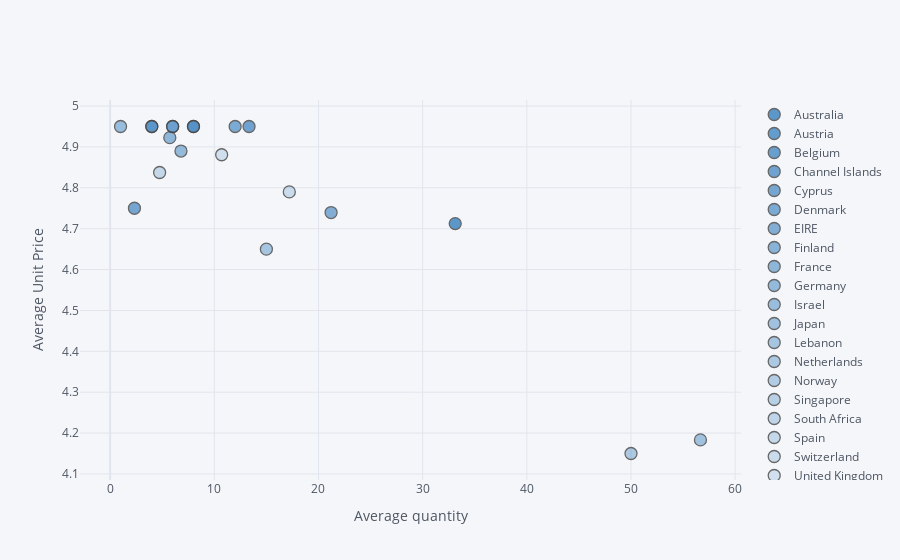

The code cell stored with this chart in its notebook:
### Markdown cell above
## 3. Create an interactive scatter plot showing the relationship between average quantity (x-axis) and average unit price (y-axis) for the product PARTY BUNTING with the plot points color-coded by country (categories).

### Code cell
dff = df.copy()
dff = dff[dff.Description == 'PARTY BUNTING'].groupby('Country').mean()[['Quantity', 'UnitPrice']]

dff.reset_index(inplace=True)

dff.iplot(x = 'Quantity', 
       y = 'UnitPrice', 
       categories = 'Country',
       xTitle = 'Average quantity', 
       yTitle = 'Average Unit Price',
       color = 'blue')

### Figure 1 — Plotly figure (JSON) as saved in the notebook; plotly's stock layout.template omitted (floating-point values rounded to 4 significant figures)
{"data": [{"marker": {"color": "rgba(55, 128, 191, 1.0)", "line": {"width": 1.3}, "opacity": 0.8, "size": 12, "symbol": "circle"}, "mode": "markers", "name": "Australia", "textfont": {"color": "#4D5663"}, "type": "scatter", "x": [33.12], "y": [4.713]}, {"marker": {"color": "rgba(55, 128, 191, 0.96)", "line": {"width": 1.3}, "opacity": 0.8, "size": 12, "symbol": "circle"}, "mode": "markers", "name": "Austria", "textfont": {"color": "#4D5663"}, "type": "scatter", "x": [8], "y": [4.95]}, {"marker": {"color": "rgba(55, 128, 191, 0.9199999999999999)", "line": {"width": 1.3}, "opacity": 0.8, "size": 12, "symbol": "circle"}, "mode": "markers", "name": "Belgium", "textfont": {"color": "#4D5663"}, "type": "scatter", "x": [4], "y": [4.95]}, {"marker": {"color": "rgba(55, 128, 191, 0.8799999999999999)", "line": {"width": 1.3}, "opacity": 0.8, "size": 12, "symbol": "circle"}, "mode": "markers", "name": "Channel Islands", "textfont": {"color": "#4D5663"}, "type": "scatter", "x": [13.33], "y": [4.95]}, {"marker": {"color": "rgba(55, 128, 191, 0.8399999999999999)", "line": {"width": 1.3}, "opacity": 0.8, "size": 12, "symbol": "circle"}, "mode": "markers", "name": "Cyprus", "textfont": {"color": "#4D5663"}, "type": "scatter", "x": [2.333], "y": [4.75]}, {"marker": {"color": "rgba(55, 128, 191, 0.8)", "line": {"width": 1.3}, "opacity": 0.8, "size": 12, "symbol": "circle"}, "mode": "markers", "name": "Denmark", "textfont": {"color": "#4D5663"}, "type": "scatter", "x": [12], "y": [4.95]}, {"marker": {"color": "rgba(55, 128, 191, 0.76)", "line": {"width": 1.3}, "opacity": 0.8, "size": 12, "symbol": "circle"}, "mode": "markers", "name": "EIRE", "textfont": {"color": "#4D5663"}, "type": "scatter", "x": [21.21], "y": [4.739]}, {"marker": {"color": "rgba(55, 128, 191, 0.72)", "line": {"width": 1.3}, "opacity": 0.8, "size": 12, "symbol": "circle"}, "mode": "markers", "name": "Finland", "textfont": {"color": "#4D5663"}, "type": "scatter", "x": [6], "y": [4.95]}, {"marker": {"color": "rgba(55, 128, 191, 0.6799999999999999)", "line": {"width": 1.3}, "opacity": 0.8, "size": 12, "symbol": "circle"}, "mode": "markers", "name": "France", "textfont": {"color": "#4D5663"}, "type": "scatter", "x": [5.727], "y": [4.923]}, {"marker": {"color": "rgba(55, 128, 191, 0.6399999999999999)", "line": {"width": 1.3}, "opacity": 0.8, "size": 12, "symbol": "circle"}, "mode": "markers", "name": "Germany", "textfont": {"color": "#4D5663"}, "type": "scatter", "x": [6.8], "y": [4.89]}, {"marker": {"color": "rgba(55, 128, 191, 0.5999999999999999)", "line": {"width": 1.3}, "opacity": 0.8, "size": 12, "symbol": "circle"}, "mode": "markers", "name": "Israel", "textfont": {"color": "#4D5663"}, "type": "scatter", "x": [1], "y": [4.95]}, {"marker": {"color": "rgba(55, 128, 191, 0.5599999999999998)", "line": {"width": 1.3}, "opacity": 0.8, "size": 12, "symbol": "circle"}, "mode": "markers", "name": "Japan", "textfont": {"color": "#4D5663"}, "type": "scatter", "x": [56.67], "y": [4.183]}, {"marker": {"color": "rgba(55, 128, 191, 0.5199999999999998)", "line": {"width": 1.3}, "opacity": 0.8, "size": 12, "symbol": "circle"}, "mode": "markers", "name": "Lebanon", "textfont": {"color": "#4D5663"}, "type": "scatter", "x": [15], "y": [4.65]}, {"marker": {"color": "rgba(55, 128, 191, 0.4799999999999998)", "line": {"width": 1.3}, "opacity": 0.8, "size": 12, "symbol": "circle"}, "mode": "markers", "name": "Netherlands", "textfont": {"color": "#4D5663"}, "type": "scatter", "x": [50], "y": [4.15]}, {"marker": {"color": "rgba(55, 128, 191, 0.44)", "line": {"width": 1.3}, "opacity": 0.8, "size": 12, "symbol": "circle"}, "mode": "markers", "name": "Norway", "textfont": {"color": "#4D5663"}, "type": "scatter", "x": [6], "y": [4.95]}, {"marker": {"color": "rgba(55, 128, 191, 0.39999999999999997)", "line": {"width": 1.3}, "opacity": 0.8, "size": 12, "symbol": "circle"}, "mode": "markers", "name": "Singapore", "textfont": {"color": "#4D5663"}, "type": "scatter", "x": [8], "y": [4.95]}, {"marker": {"color": "rgba(55, 128, 191, 0.35999999999999993)", "line": {"width": 1.3}, "opacity": 0.8, "size": 12, "symbol": "circle"}, "mode": "markers", "name": "South Africa", "textfont": {"color": "#4D5663"}, "type": "scatter", "x": [4], "y": [4.95]}, {"marker": {"color": "rgba(55, 128, 191, 0.3199999999999999)", "line": {"width": 1.3}, "opacity": 0.8, "size": 12, "symbol": "circle"}, "mode": "markers", "name": "Spain", "textfont": {"color": "#4D5663"}, "type": "scatter", "x": [4.75], "y": [4.838]}, {"marker": {"color": "rgba(55, 128, 191, 0.27999999999999986)", "line": {"width": 1.3}, "opacity": 0.8, "size": 12, "symbol": "circle"}, "mode": "markers", "name": "Switzerland", "textfont": {"color": "#4D5663"}, "type": "scatter", "x": [17.2], "y": [4.79]}, {"marker": {"color": "rgba(55, 128, 191, 0.23999999999999982)", "line": {"width": 1.3}, "opacity": 0.8, "size": 12, "symbol": "circle"}, "mode": "markers", "name": "United Kingdom", "textfont": {"color": "#4D5663"}, "type": "scatter", "x": [10.71], "y": [4.881]}], "layout": {"legend": {"bgcolor": "#F5F6F9", "font": {"color": "#4D5663"}}, "paper_bgcolor": "#F5F6F9", "plot_bgcolor": "#F5F6F9", "title": {"font": {"color": "#4D5663"}}, "xaxis": {"gridcolor": "#E1E5ED", "showgrid": true, "tickfont": {"color": "#4D5663"}, "title": {"font": {"color": "#4D5663"}, "text": "Average quantity"}, "zerolinecolor": "#E1E5ED"}, "yaxis": {"gridcolor": "#E1E5ED", "showgrid": true, "tickfont": {"color": "#4D5663"}, "title": {"font": {"color": "#4D5663"}, "text": "Average Unit Price"}, "zerolinecolor": "#E1E5ED"}}}
